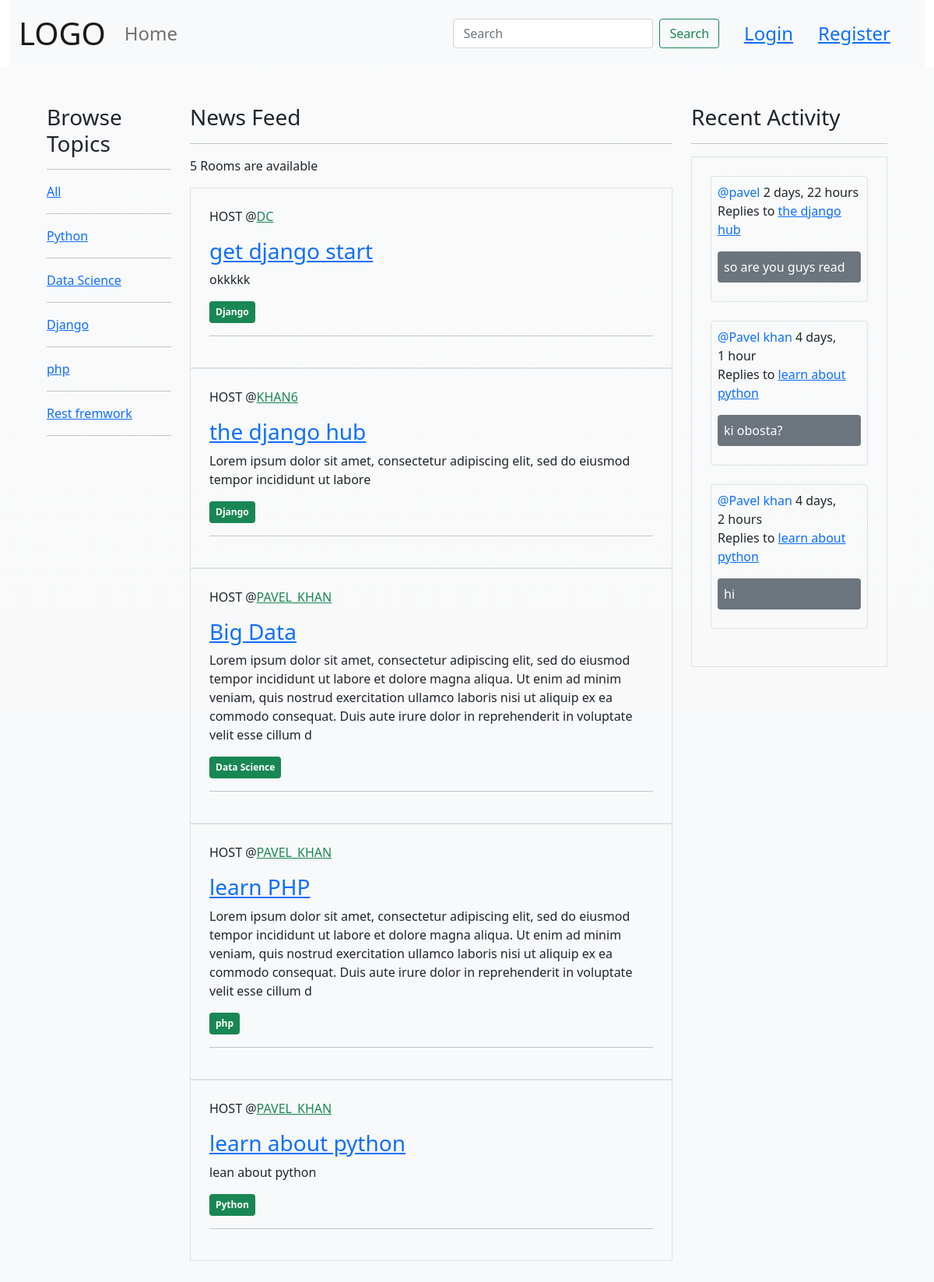
The page / on the database its author committed.
### base/models.py (models this page shows, shortened)
class TopicModel(models.Model):
  name = models.CharField(max_length=200)

class RoomModel(models.Model):
  host = models.ForeignKey(CustomUser, on_delete=models.SET_NULL, null=True)
  topic = models.ForeignKey('TopicModel', on_delete=models.SET_NULL, null=True)
  name = models.CharField(max_length=200)
  description = models.TextField(null=True, blank=True)
  participants = models.ManyToManyField(CustomUser, related_name='participants', blank=True)
  updated = models.DateTimeField(auto_now=True)
  created = models.DateTimeField(auto_now_add=True)
  class Meta:
    ordering = ['-updated','-created']
  def __str__(self):
      return self.name

class CustomUser(AbstractUser):
  name = models.CharField(max_length=200, null= True)
  email = models.EmailField(unique = True)
  bio = models.TextField()
  USERNAME_FIELD = 'email'
  REQUIRED_FIELDS = []
  objects = CustomUserManager()
  def __str__(self):
    return str(self.name)

class MassageModel(models.Model):
  user = models.ForeignKey(CustomUser, on_delete=models.CASCADE)
  room = models.ForeignKey("RoomModel", on_delete=models.CASCADE)
  body = models.TextField()
  updated = models.DateTimeField(auto_now=True, null=True, blank=True)
  created = models.DateTimeField(auto_now_add=True, null=True, blank=True)
  def __str__(self):
      return self.body[0:20]

### base/views.py (the view)
# urls.py: path('', views.home, name='home'),
def home(request):
  if request.GET.get('q') != None :
    q = request.GET.get('q')
    rooms = RoomModel.objects.filter(
      Q(topic__name__icontains=q)|
      Q(host__username__icontains=q)|
      Q(description__icontains=q)|
      Q(name__icontains=q)
    )
    room_massage = MassageModel.objects.filter(Q(room__topic__name__icontains=q)).order_by('-created')
  else:
    room_massage = MassageModel.objects.all().order_by('-created')
    rooms = RoomModel.objects.all()
  topics = TopicModel.objects.all()
  rooms_count = rooms.count()
  context = {'rooms': rooms, 'topics': topics, 'rooms_count':rooms_count, 'room_massage': room_massage}
  return render(request, "home.html", context)

### base/templates/home.html
{% extends 'main.html' %} {% block content %}
<div class='row mx-5 py-5'>
  <div class='col-2'>
    {% include 'topic_component.html' %}
  </div>
  <div class='col-7'>
    <h3>News Feed</h3>
    <hr>
    {% include 'feed_component.html' %}
  </div>
  <div class='col-3'>
    {% include 'recent_activity_component.html' %}
  </div>
</div>
{% endblock content %}

### base/templates/topic_component.html
<h3>Browse Topics</h3>
<hr />
<a href="{% url 'home' %}">All</a>
<hr />
{% for topic in topics %}
<a href="{% url 'home' %}?q={{topic.name}}">{{topic.name}}</a>
<hr />
{% endfor %}

### base/templates/feed_component.html (shortened to what this page needs)
<p>{{rooms_count}} Rooms are available</p>
{% for room in rooms %}
<div class="border p-4">
  <p class="text-uppercase">Host @<a href="{% url 'profile' room.host.id %}" class="link-success link-offset-2 link-underline-opacity-25 link-underline-opacity-100-hover">{{room.host.username}}</a></p>
  <h3><a href="{% url 'room' room.id %}">{{room.name}}</a></h3>
  <p>{{room.description}}</p>
  <span class="badge bg-success p-2">{{room.topic.name}}</span>
  <hr />
</div>
{% endfor %}

### base/templates/recent_activity_component.html (shortened to what this page needs)
<h3>Recent Activity</h3>
<hr />
<div class="border p-4">
  {% for massages in room_massage %}
  <div class="border rounded-2 p-2 mb-4">
    <a href="{% url 'profile' massages.user.id %}" class="text-primary text-decoration-none">@{{massages.user}}</a>
    <span>{{massages.updated|timesince}}</span>
    <p>
      Replies to <a href="{% url 'room' massages.room.id">{{massages.room}}</a>
    </p>
    <p class="text-white bg-secondary rounded-2 p-2">{{massages}}</p>
  </div>
  {% endfor %}
</div>

### rows shown on the page
TopicModel: name "Python"
TopicModel: name "Data Science"
TopicModel: name "Django"
TopicModel: name "php"
TopicModel: name "Rest fremwork"
RoomModel: host.username "DC", name "get django start", description "okkkkk", topic.name "Django"
RoomModel: host.username "KHAN6", name "the django hub", description "Lorem ipsum dolor sit amet, consectetur adipiscing elit, sed do eiusmod tempor incididunt ut labore", topic.name "Django"
RoomModel: host.username "PAVEL_KHAN", name "Big Data", description "Lorem ipsum dolor sit amet, consectetur adipiscing elit, sed do eiusmod tempor incididunt ut labore et dolore magna aliqua. Ut enim ad minim veniam, quis nostrud exercitation ullamco laboris nisi ut aliquip ex ea commodo consequat. Duis aute irure dolor in reprehenderit in voluptate velit esse cillum d", topic.name "Data Science"
RoomModel: host.username "PAVEL_KHAN", name "learn PHP", description "Lorem ipsum dolor sit amet, consectetur adipiscing elit, sed do eiusmod tempor incididunt ut labore et dolore magna aliqua. Ut enim ad minim veniam, quis nostrud exercitation ullamco laboris nisi ut aliquip ex ea commodo consequat. Duis aute irure dolor in reprehenderit in voluptate velit esse cillum d", topic.name "php"
RoomModel: host.username "PAVEL_KHAN", name "learn about python", description "lean about python", topic.name "Python"
MassageModel: user "pavel", updated "2 days, 22 hours", room "the django hub", body "so are you guys read"
MassageModel: user "Pavel khan", updated "4 days, 1 hour", room "learn about python", body "ki obosta?"
MassageModel: user "Pavel khan", updated "4 days, 2 hours", room "learn about python", body "hi"

### other values the page prints
{{ rooms_count }} "5"
